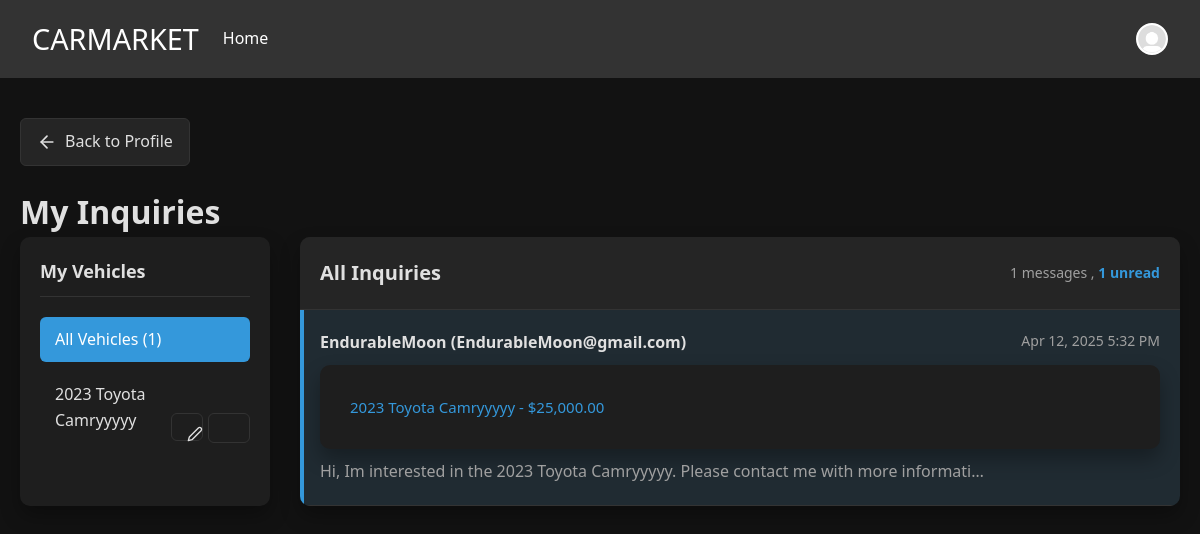
The page /src/WebPages/Seller-inquiries.php (signed in) on the database its author committed.
### tables this page shows
CREATE TABLE `cars` (
  `car_id` int(11) NOT NULL,
  `maker` varchar(50) NOT NULL,
  `model` varchar(100) NOT NULL,
  `year` int(11) NOT NULL,
  `price` decimal(10,2) NOT NULL,
  `image_path` varchar(255) DEFAULT NULL,
  `mileage` int(11) DEFAULT NULL,
  `user_id` int(255) DEFAULT NULL
);

CREATE TABLE `inquiries` (
  `inquiry_id` int(11) NOT NULL,
  `car_id` int(11) NOT NULL,
  `name` varchar(100) NOT NULL,
  `email` varchar(100) NOT NULL,
  `phone` varchar(20) DEFAULT NULL,
  `message` text NOT NULL,
  `created_at` datetime NOT NULL,
  `is_read` tinyint(1) NOT NULL DEFAULT 0
);

### src/PHP/Inquiries_data.php (called while the page is built, shortened)
<?php
require_once '../PHP/Connection.php';
$user_id = $_SESSION['user_id'];
function getUnreadMessageCount($pdo, $user_id) {
    $stmt = $pdo->prepare("
        SELECT COUNT(*)
        FROM inquiries i
        JOIN cars c ON i.car_id = c.car_id
        WHERE c.user_id = :user_id AND i.is_read = 0
    ");
    $stmt->bindValue(':user_id', $user_id, PDO::PARAM_INT);
    $stmt->execute();
    return $stmt->fetchColumn();
}
$cars_stmt = $pdo->prepare("
    SELECT car_id, maker, model, year
    FROM cars
    WHERE user_id = :user_id
    ORDER BY car_id DESC
");
$cars_stmt->bindValue(':user_id', $user_id, PDO::PARAM_INT);
$cars_stmt->execute();
$user_cars = $cars_stmt->fetchAll(PDO::FETCH_ASSOC);
$selected_car_id = isset($_GET['car_id']) ? filter_input(INPUT_GET, 'car_id', FILTER_SANITIZE_NUMBER_INT) : null;
$query = "
    SELECT i.*, c.maker, c.model, c.year, c.price, c.image_path
    FROM inquiries i
    JOIN cars c ON i.car_id = c.car_id
    WHERE c.user_id = :user_id
";
$params = [':user_id' => $user_id];
$query .= " ORDER BY i.is_read ASC, i.created_at DESC";
$inquiries_stmt = $pdo->prepare($query);
foreach ($params as $key => $value) {
    $inquiries_stmt->bindValue($key, $value, PDO::PARAM_INT);
}
$inquiries_stmt->execute();
$inquiries = $inquiries_stmt->fetchAll(PDO::FETCH_ASSOC);
$unread_count = getUnreadMessageCount($pdo, $user_id);
?>

### src/WebPages/Seller-inquiries.php (the view, shortened to what this page needs)
<!DOCTYPE html>
<head lang="en">
<head>
    <link rel="stylesheet" href="../CSS/CarDetails.css">
    <link rel="stylesheet" href="../CSS/CarInquiries.css">
</head>
<body>
    <?php
    include '../PHP/header.php';
    ?>
<?php
require_once '../PHP/Inquiries_data.php';
?>
    <main class="car-details-page">
        <div class="back-button-container">
            <a href="../WebPages/Profiles.php" class="back-button">
                <svg xmlns="http://www.w3.org/2000/svg" width="20" height="20" viewBox="0 0 24 24" fill="none" stroke="currentColor" stroke-width="2" stroke-linecap="round" stroke-linejoin="round">
                    <path d="M19 12H5"></path>
                    <path d="M12 19l-7-7 7-7"></path>
                </svg>
                Back to Profile
            </a>
        </div>
        <h1>My Inquiries</h1>
        <div class="inbox-container">
        <div class="sidebar">
    <h3>My Vehicles</h3>
    <ul class="car-list">
        <li>
            <a href="seller-inquiries.php" <?php echo !$selected_car_id ? 'class="active"' : ''; ?>>
                All Vehicles <?php echo $unread_count > 0 ? "({$unread_count})" : ''; ?>
            </a>
        </li>
        <?php foreach ($user_cars as $car): ?>
            <li class="car-list-item">
                <div class="car-list-main">
                    <a href="seller-inquiries.php?car_id=<?php echo $car['car_id']; ?>"
                       <?php echo $selected_car_id == $car['car_id'] ? 'class="active"' : ''; ?>>
                        <?php echo htmlspecialchars($car['year'] . ' ' . $car['maker'] . ' ' . $car['model']); ?>
                    </a>
                </div>
                <div class="car-actions">
                    <a href="../WebPages/EditCar.php?car_id=<?php echo $car['car_id']; ?>" class="car-edit-btn" title="Edit Car">
                        <svg xmlns="http://www.w3.org/2000/svg" width="16" height="16" viewBox="0 0 24 24" fill="none" stroke="currentColor" stroke-width="2" stroke-linecap="round" stroke-linejoin="round">
                            <path d="M17 3a2.828 2.828 0 1 1 4 4L7.5 20.5 2 22l1.5-5.5L17 3z"></path>
                        </svg>
                    </a>
                    <button class="car-delete-btn" title="Remove Car" data-car-id="<?php echo $car['car_id']; ?>" data-car-name="<?php echo htmlspecialchars($car['year'] . ' ' . $car['maker'] . ' ' . $car['model']); ?>">
                    </button>
                </div>
            </li>
            <?php endforeach; ?>
        </ul>
    </div>
    <div class="inbox-messages">
        <div class="inbox-header">
                <h2>
                    <?php
                    if ($selected_car_id && count($user_cars) > 0) {
                        foreach ($user_cars as $car) {
                            if ($car['car_id'] == $selected_car_id) {
                                echo 'Inquiries for ' . htmlspecialchars($car['year'] . ' ' . $car['maker'] . ' ' . $car['model']);
                                break;
                            }
                        }
                    } else {
                        echo 'All Inquiries';
                    }
                    ?>
                    </h2>
                    <div class="message-count">
                        <span><?php echo count($inquiries); ?> messages</span>
                        <?php if ($unread_count > 0): ?>
                            <span>, <strong><?php echo $unread_count; ?> unread</strong></span>
                        <?php endif; ?>
                    </div>
                </div>
                <?php if (count($inquiries) > 0): ?>
                    <ul class="message-list">
                        <?php foreach ($inquiries as $inquiry): ?>
                            <li class="message-item <?php echo $inquiry['is_read'] ? '' : 'unread'; ?>" data-id="<?php echo $inquiry['inquiry_id']; ?>">
                                <div class="message-header">
                                    <div class="sender-info"><?php echo htmlspecialchars($inquiry['name']); ?> (<?php echo htmlspecialchars($inquiry['email']); ?>)</div>
                                    <div class="message-date"><?php echo date('M d, Y g:i A', strtotime($inquiry['created_at'])); ?></div>
                                </div>
                                <div class="car-info">
                                    <?php echo htmlspecialchars($inquiry['year'] . ' ' . $inquiry['maker'] . ' ' . $inquiry['model']); ?> -
                                    $<?php echo number_format($inquiry['price'], 2); ?>
                                </div>
                                <div class="message-preview"><?php echo htmlspecialchars(substr($inquiry['message'], 0, 100) . (strlen($inquiry['message']) > 100 ? '...' : '')); ?></div>
                            </li>
                        <?php endforeach; ?>
                    </ul>
                <?php endif; ?>
            </div>
        </div>
    </main>
</body>
</head>

### src/CSS/CarDetails.css (style rules this page uses)
:root { --primary-color: #3498db; --primary-hover: #2980b9; --background-dark: #121212; --card-background: #1e1e1e; --section-background: #252525; --text-color: #e0e0e0; --text-muted: #a0a0a0; --error-color: #e74c3c; --border-color: #333333; --success-color: #2ecc71; --input-background: rgba(255, 255, 255, 0.05); --input-hover: rgba(255, 255, 255, 0.1); --card-shadow: 0 10px 20px rgba(0, 0, 0, 0.3); }
* { margin: 0; padding: 0; box-sizing: border-box; font-family: 'Segoe UI', Tahoma, Geneva, Verdana, sans-serif; }
html, body { height: 100%; background-color: var(--background-dark); color: var(--text-color); }
.car-details-page { max-width: 1200px; margin: 40px auto; padding: 0 20px; }
.back-button-container { margin-bottom: 20px; }
.back-button { display: inline-flex; align-items: center; gap: 8px; padding: 10px 16px; background-color: var(--section-background); color: var(--text-color); text-decoration: none; border-radius: 6px; font-weight: 500; transition: all 0.3s ease; border: 1px solid var(--border-color); }
.car-info { background-color: var(--card-background); border-radius: 10px; padding: 30px; box-shadow: var(--card-shadow); display: flex; flex-direction: column; }
.car-actions { display: flex; gap: 15px; margin-top: auto; }
.car-actions button { flex: 1; padding: 14px 20px; display: flex; align-items: center; justify-content: center; gap: 10px; font-size: 16px; font-weight: 600; border-radius: 6px; cursor: pointer; transition: all 0.3s ease; }

### src/CSS/CarInquiries.css (style rules this page uses)
.inbox-container { display: grid; grid-template-columns: 250px 1fr; gap: 30px; margin-bottom: 40px; }
.sidebar { background-color: var(--card-background); border-radius: 10px; padding: 20px; box-shadow: var(--card-shadow); }
.sidebar h3 { margin-bottom: 20px; font-size: 18px; color: var(--text-color); padding-bottom: 10px; border-bottom: 1px solid var(--border-color); }
.car-list { list-style: none; }
.car-list li { margin-bottom: 10px; }
.car-list a { display: block; padding: 10px 15px; border-radius: 6px; text-decoration: none; color: var(--text-color); transition: all 0.3s ease; }
.car-list a.active { background-color: var(--primary-color); color: white; }
.inbox-messages { background-color: var(--card-background); border-radius: 10px; box-shadow: var(--card-shadow); overflow: hidden; }
.inbox-header { background-color: var(--section-background); padding: 20px; border-bottom: 1px solid var(--border-color); display: flex; justify-content: space-between; align-items: center; }
.inbox-header h2 { font-size: 20px; margin: 0; }
.message-count { font-size: 14px; color: var(--text-muted); }
.message-count strong { color: var(--primary-color); }
.message-list { list-style: none; }
.message-item { padding: 20px; border-bottom: 1px solid var(--border-color); transition: background-color 0.3s ease; cursor: pointer; position: relative; }
.message-item.unread { background-color: rgba(52, 152, 219, 0.1); }
.message-item.unread::before { content: ""; position: absolute; left: 0; top: 0; height: 100%; width: 4px; background-color: var(--primary-color); }
.message-header { display: flex; justify-content: space-between; margin-bottom: 10px; }
.sender-info { font-weight: 600; color: var(--text-color); }
.message-date { font-size: 14px; color: var(--text-muted); }
.car-info { color: var(--primary-color); margin-bottom: 10px; font-size: 15px; }
.message-preview { color: var(--text-muted); white-space: nowrap; overflow: hidden; text-overflow: ellipsis; max-width: 80%; }
.car-list-item { display: flex; justify-content: space-between; align-items: center; margin-bottom: 10px; }
.car-list-main { flex-grow: 1; }
.car-list-item a { display: block; padding: 10px 15px; border-radius: 6px; text-decoration: none; color: var(--text-color); transition: all 0.3s ease; }
.car-actions { display: flex; gap: 5px; margin-left: 5px; }
.car-edit-btn, .car-delete-btn { display: flex; align-items: center; justify-content: center; width: 28px; height: 28px; border-radius: 4px; border: 1px solid var(--border-color); background-color: transparent; cursor: pointer; transition: all 0.2s ease; color: var(--text-muted); }

### rows shown on the page
cars: year+maker+model "2023 Toyota Camryyyyy"
inquiries: name "EndurableMoon", email "EndurableMoon@gmail.com", created_at "Apr 12, 2025 5:32 PM", car.model "2023 Toyota Camryyyyy", car.price "25,000.00", message "Hi, Im interested in the 2023 Toyota Camryyyyy. Please contact me with more informati…"

### other values the page prints
$unread_count "1"
count($inquiries) "1"
